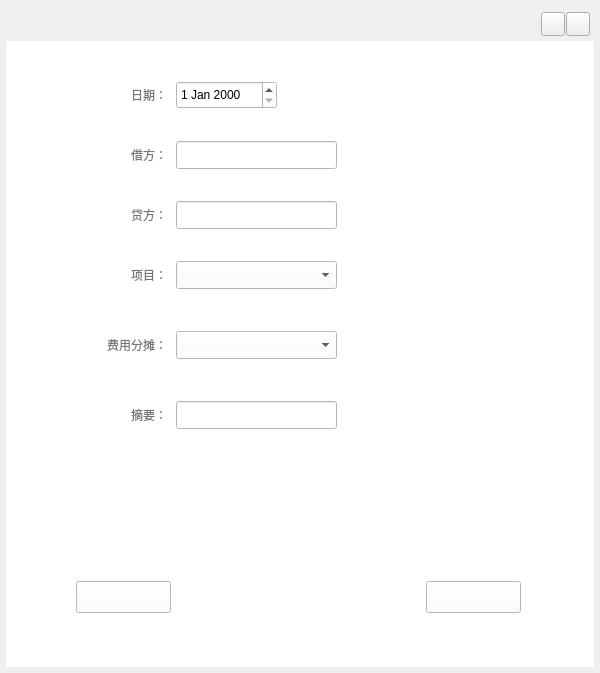
<?xml version="1.0" encoding="UTF-8"?>
<ui version="4.0">
 <class>addFundDetailWidget</class>
 <widget class="QWidget" name="addFundDetailWidget">
  <property name="geometry">
   <rect>
    <x>0</x>
    <y>0</y>
    <width>600</width>
    <height>673</height>
   </rect>
  </property>
  <property name="minimumSize">
   <size>
    <width>600</width>
    <height>673</height>
   </size>
  </property>
  <property name="maximumSize">
   <size>
    <width>600</width>
    <height>700</height>
   </size>
  </property>
  <property name="windowTitle">
   <string>Form</string>
  </property>
  <layout class="QVBoxLayout" name="verticalLayout">
   <property name="spacing">
    <number>0</number>
   </property>
   <property name="leftMargin">
    <number>6</number>
   </property>
   <property name="topMargin">
    <number>6</number>
   </property>
   <property name="rightMargin">
    <number>6</number>
   </property>
   <property name="bottomMargin">
    <number>6</number>
   </property>
   <item>
    <widget class="QWidget" name="pop_widget_title" native="true">
     <property name="minimumSize">
      <size>
       <width>0</width>
       <height>35</height>
      </size>
     </property>
     <property name="maximumSize">
      <size>
       <width>16777214</width>
       <height>35</height>
      </size>
     </property>
     <widget class="QPushButton" name="pop_close_btn">
      <property name="geometry">
       <rect>
        <x>560</x>
        <y>6</y>
        <width>24</width>
        <height>24</height>
       </rect>
      </property>
      <property name="text">
       <string/>
      </property>
     </widget>
     <widget class="QPushButton" name="pop_min_btn">
      <property name="geometry">
       <rect>
        <x>535</x>
        <y>6</y>
        <width>24</width>
        <height>24</height>
       </rect>
      </property>
      <property name="text">
       <string/>
      </property>
     </widget>
     <widget class="QLabel" name="title_lab">
      <property name="geometry">
       <rect>
        <x>10</x>
        <y>3</y>
        <width>151</width>
        <height>28</height>
       </rect>
      </property>
      <property name="styleSheet">
       <string notr="true">font: 75 12pt &quot;微软雅黑&quot;;
color: rgb(0, 200, 255);</string>
      </property>
      <property name="text">
       <string/>
      </property>
     </widget>
    </widget>
   </item>
   <item>
    <widget class="QWidget" name="widget" native="true">
     <property name="styleSheet">
      <string notr="true">background-color: rgb(255, 255, 255);</string>
     </property>
     <widget class="QPushButton" name="pop_cancle_btn">
      <property name="geometry">
       <rect>
        <x>70</x>
        <y>540</y>
        <width>95</width>
        <height>32</height>
       </rect>
      </property>
      <property name="text">
       <string/>
      </property>
     </widget>
     <widget class="QPushButton" name="pop_commit_btn">
      <property name="geometry">
       <rect>
        <x>420</x>
        <y>540</y>
        <width>95</width>
        <height>32</height>
       </rect>
      </property>
      <property name="text">
       <string/>
      </property>
     </widget>
     <widget class="QLineEdit" name="remake_Edit">
      <property name="geometry">
       <rect>
        <x>170</x>
        <y>360</y>
        <width>161</width>
        <height>28</height>
       </rect>
      </property>
     </widget>
     <widget class="QLabel" name="remake_lab">
      <property name="geometry">
       <rect>
        <x>80</x>
        <y>360</y>
        <width>81</width>
        <height>28</height>
       </rect>
      </property>
      <property name="styleSheet">
       <string notr="true">color: rgb(117, 117, 117);
font: 75 12pt &quot;微软雅黑&quot;;</string>
      </property>
      <property name="text">
       <string>摘要：</string>
      </property>
      <property name="alignment">
       <set>Qt::AlignRight|Qt::AlignTrailing|Qt::AlignVCenter</set>
      </property>
     </widget>
     <widget class="QLabel" name="remake_lab_2">
      <property name="geometry">
       <rect>
        <x>80</x>
        <y>40</y>
        <width>81</width>
        <height>28</height>
       </rect>
      </property>
      <property name="styleSheet">
       <string notr="true">color: rgb(117, 117, 117);
font: 75 12pt &quot;微软雅黑&quot;;</string>
      </property>
      <property name="text">
       <string>日期：</string>
      </property>
      <property name="alignment">
       <set>Qt::AlignRight|Qt::AlignTrailing|Qt::AlignVCenter</set>
      </property>
     </widget>
     <widget class="QDateEdit" name="dateEdit">
      <property name="geometry">
       <rect>
        <x>170</x>
        <y>40</y>
        <width>101</width>
        <height>28</height>
       </rect>
      </property>
     </widget>
     <widget class="QLineEdit" name="incom_Edit">
      <property name="geometry">
       <rect>
        <x>170</x>
        <y>100</y>
        <width>161</width>
        <height>28</height>
       </rect>
      </property>
     </widget>
     <widget class="QLabel" name="remake_lab_3">
      <property name="geometry">
       <rect>
        <x>80</x>
        <y>100</y>
        <width>81</width>
        <height>28</height>
       </rect>
      </property>
      <property name="styleSheet">
       <string notr="true">color: rgb(117, 117, 117);
font: 75 12pt &quot;微软雅黑&quot;;</string>
      </property>
      <property name="text">
       <string>借方：</string>
      </property>
      <property name="alignment">
       <set>Qt::AlignRight|Qt::AlignTrailing|Qt::AlignVCenter</set>
      </property>
     </widget>
     <widget class="QLineEdit" name="pay_Edit">
      <property name="geometry">
       <rect>
        <x>170</x>
        <y>160</y>
        <width>161</width>
        <height>28</height>
       </rect>
      </property>
     </widget>
     <widget class="QLabel" name="remake_lab_4">
      <property name="geometry">
       <rect>
        <x>80</x>
        <y>160</y>
        <width>81</width>
        <height>28</height>
       </rect>
      </property>
      <property name="styleSheet">
       <string notr="true">color: rgb(117, 117, 117);
font: 75 12pt &quot;微软雅黑&quot;;</string>
      </property>
      <property name="text">
       <string>贷方：</string>
      </property>
      <property name="alignment">
       <set>Qt::AlignRight|Qt::AlignTrailing|Qt::AlignVCenter</set>
      </property>
     </widget>
     <widget class="QLabel" name="remake_lab_5">
      <property name="geometry">
       <rect>
        <x>80</x>
        <y>220</y>
        <width>81</width>
        <height>28</height>
       </rect>
      </property>
      <property name="styleSheet">
       <string notr="true">color: rgb(117, 117, 117);
font: 75 12pt &quot;微软雅黑&quot;;</string>
      </property>
      <property name="text">
       <string>项目：</string>
      </property>
      <property name="alignment">
       <set>Qt::AlignRight|Qt::AlignTrailing|Qt::AlignVCenter</set>
      </property>
     </widget>
     <widget class="QComboBox" name="subject_comboBox">
      <property name="geometry">
       <rect>
        <x>170</x>
        <y>220</y>
        <width>161</width>
        <height>28</height>
       </rect>
      </property>
     </widget>
     <widget class="QLabel" name="remake_lab_6">
      <property name="geometry">
       <rect>
        <x>80</x>
        <y>290</y>
        <width>81</width>
        <height>28</height>
       </rect>
      </property>
      <property name="styleSheet">
       <string notr="true">color: rgb(117, 117, 117);
font: 75 12pt &quot;微软雅黑&quot;;</string>
      </property>
      <property name="text">
       <string>费用分摊：</string>
      </property>
      <property name="alignment">
       <set>Qt::AlignRight|Qt::AlignTrailing|Qt::AlignVCenter</set>
      </property>
     </widget>
     <widget class="QComboBox" name="share_comboBox">
      <property name="geometry">
       <rect>
        <x>170</x>
        <y>290</y>
        <width>161</width>
        <height>28</height>
       </rect>
      </property>
     </widget>
    </widget>
   </item>
  </layout>
 </widget>
 <resources/>
 <connections/>
</ui>
